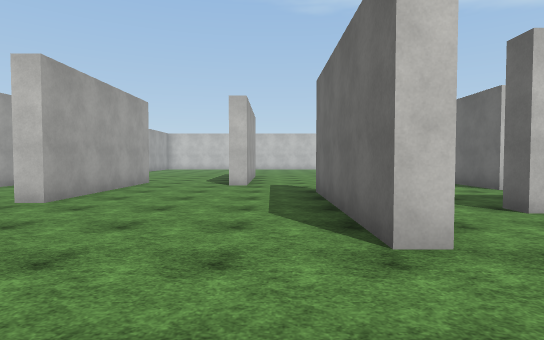
View 1 (above)

21 first-person views from a walk through a 3-D level made in the Unity game engine. The camera is 1.5 m above the floor, tilts 2° down and sees 80° across. The floor is counted in squares, 2 m on a side. Each view is taken from the middle of a square. On the plan, view 1 faces up. The plan holds only what a view shows up to about 11 squares ahead; the rest is blank. The place goes on beyond the plan. Surface patterns are stand-ins for the level's own textures.

View 2
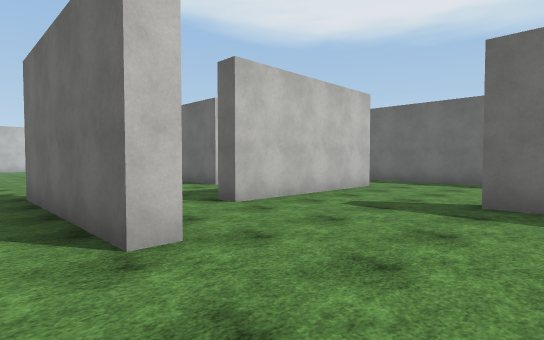

View 3
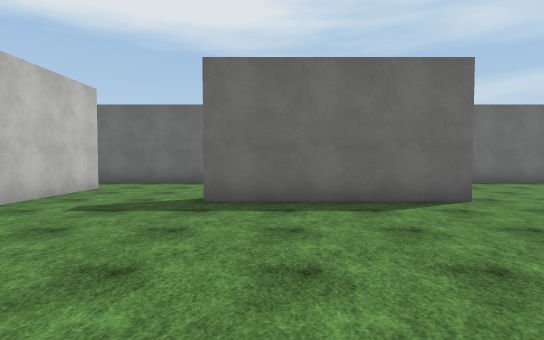

View 4
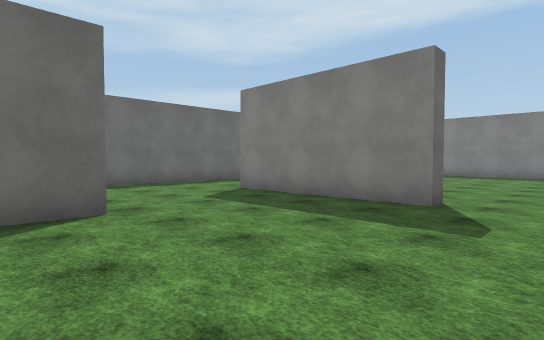

View 5
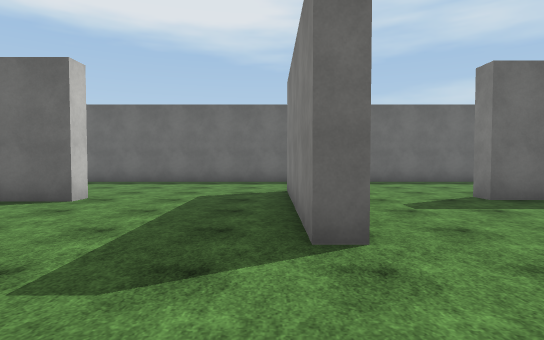

View 6
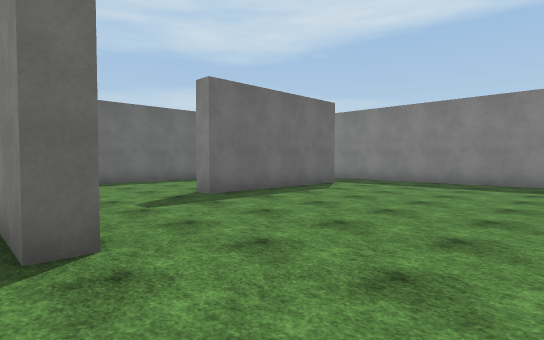

View 7
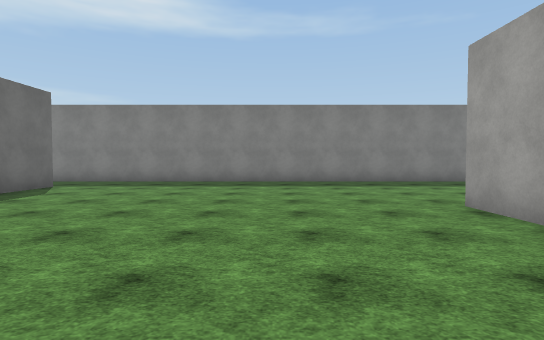

View 8
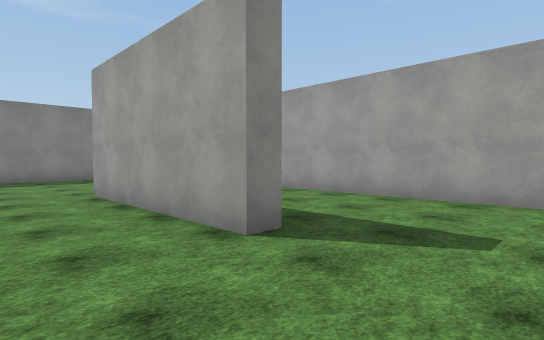

View 9
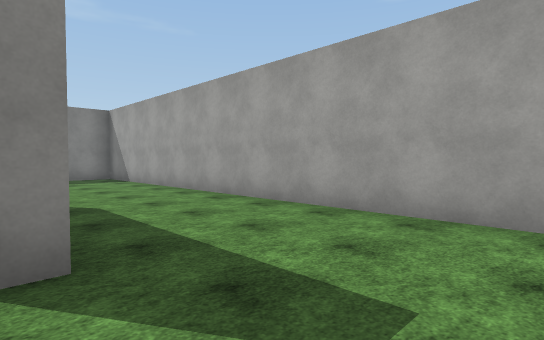

View 10
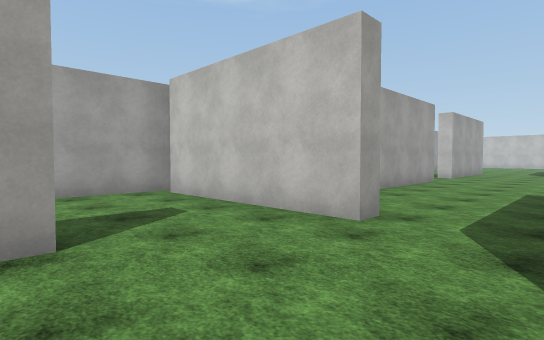

View 11
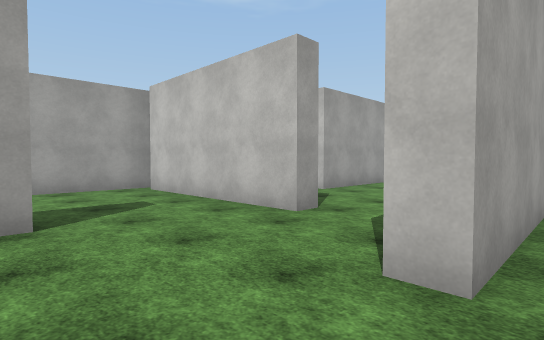

View 12
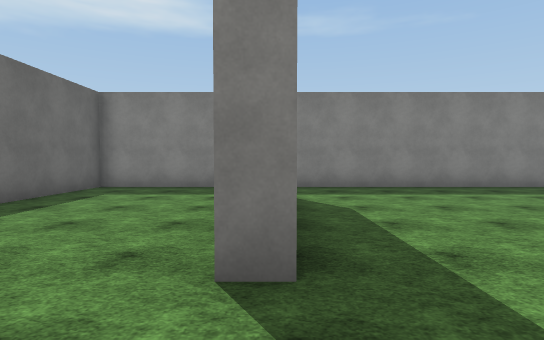

View 13
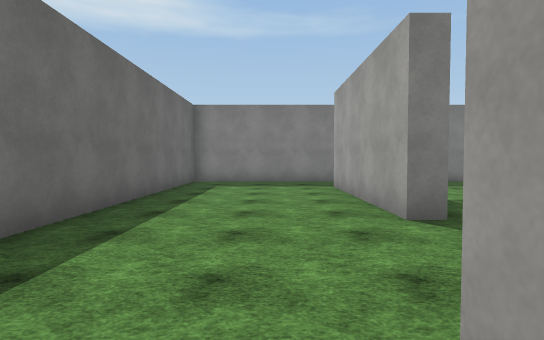

View 14
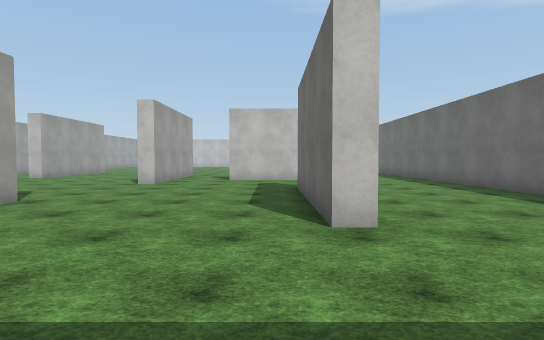

View 15
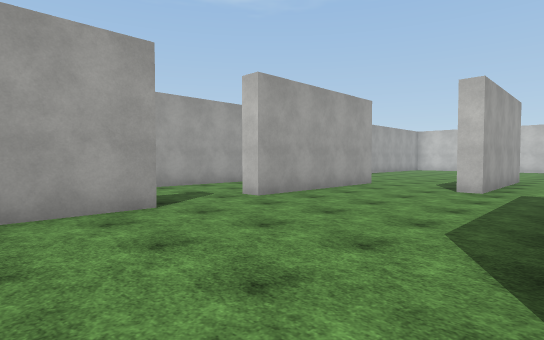

View 16
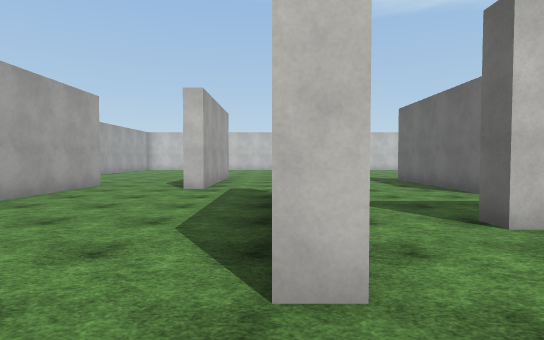

View 17
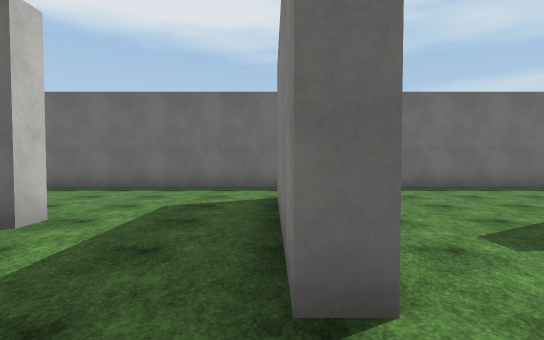

View 18
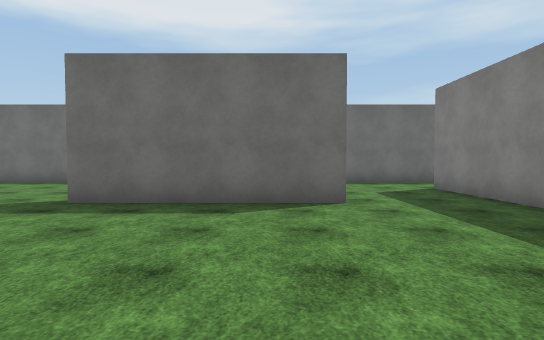

View 19
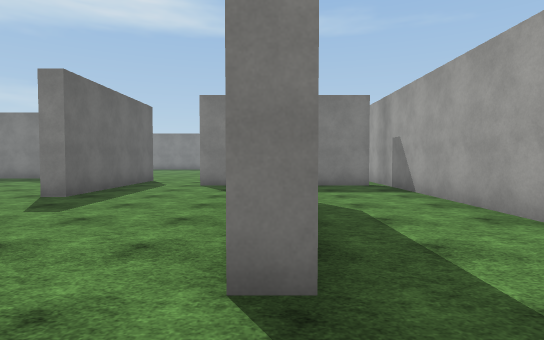

View 20
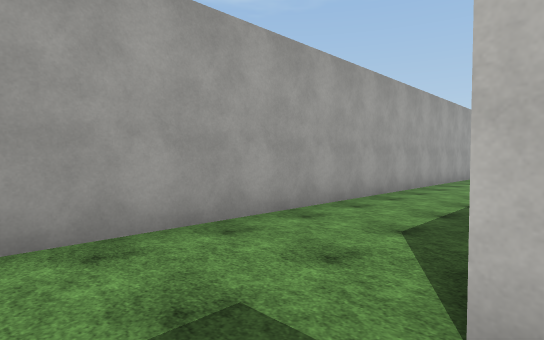

View 21
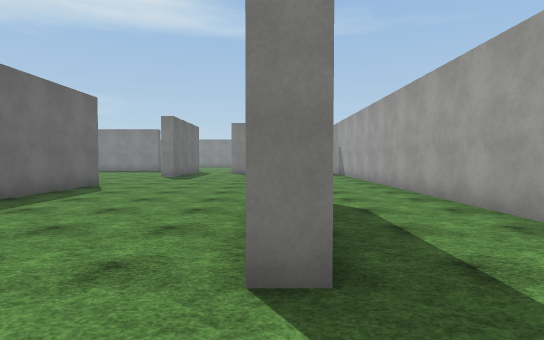

### Floor plan
Key: @ floor where view 1 was taken; # wall or solid block; . floor.
Columns run from 7 left of view 1 to 11 right of it. Each row starts with its distance up from view 1.
 12 #. ...#......#
 11 #.....#......#   .#
 10 #..#..#......#  ..#
  9 #..#.........#....#
  8 #..#.........#....#
  7 #..#....#.........#
  6 #..#....#.........#
  5 #.......#..#####..#
  4 #.......#.........#
  3 #..#....#.........#
  2 #..#..............#
  1 #..#.........#....#
  0 #..#...@.....#....#
 -1 #..#.........#....#
 -2 #......#.....#....#
 -3 #......#.....#....#
 -4 #####..#..........#
 -5 #......#..........#
 -6 #......#..........#
 -7 #.................#
 -8 #...#.....#####...#
 -9 #...#.............#
-10 #...#.............#
-11 #...#........#....#
-12 #...#........#....#
-13 #............#....#
-14 #............#....#
-15 #............#....#
-16 #.................#
-17  .................#
-18  ##################

Where each view was taken, in squares from view 1:
view 1: 0 up, 0 right, facing up
view 2: 0 up, 0 right, facing up-right
view 3: 0 up, 0 right, facing right
view 4: 2 down, 1 right, facing down-right
view 5: 7 down, 0 right, facing right
view 6: 7 down, 0 right, facing down-right
view 7: 7 down, 0 right, facing down
view 8: 5 down, 1 left, facing down-left
view 9: 5 down, 3 left, facing down-left
view 10: 8 down, 0 right, facing up-left
view 11: 8 down, 1 right, facing up-left
view 12: 9 down, 6 right, facing down
view 13: 7 down, 8 right, facing down
view 14: 7 down, 5 right, facing up
view 15: 1 up, 1 right, facing up-left
view 16: 1 up, 1 right, facing up
view 17: 5 up, 2 right, facing right
view 18: 9 up, 0 right, facing right
view 19: 5 up, 4 left, facing down
view 20: 4 up, 4 left, facing up-left
view 21: 12 up, 4 left, facing down
